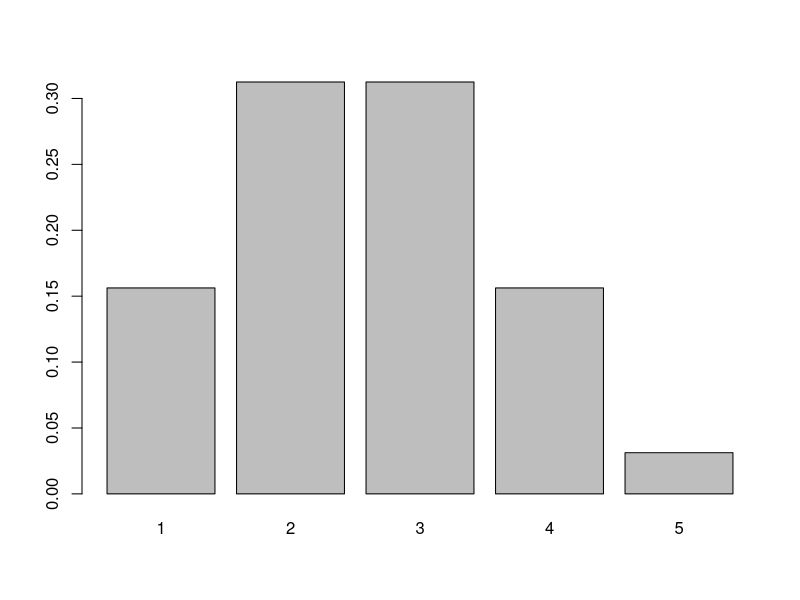
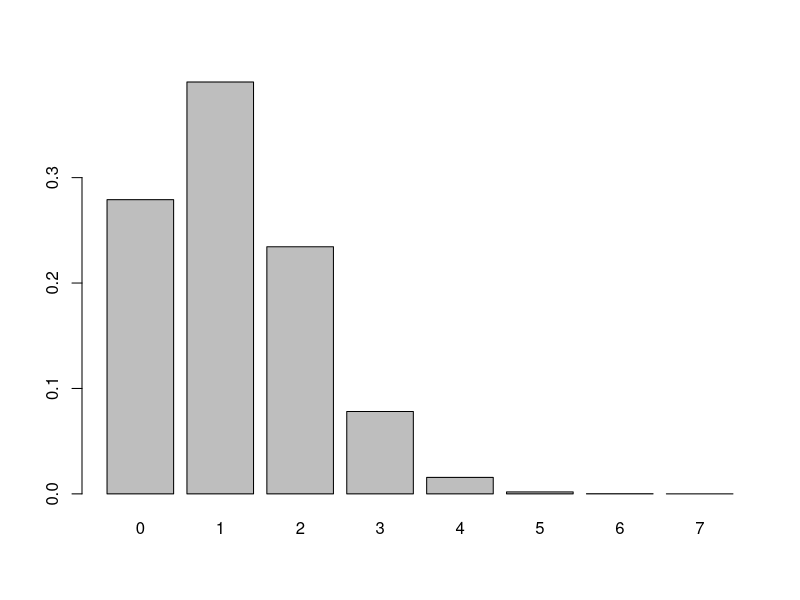
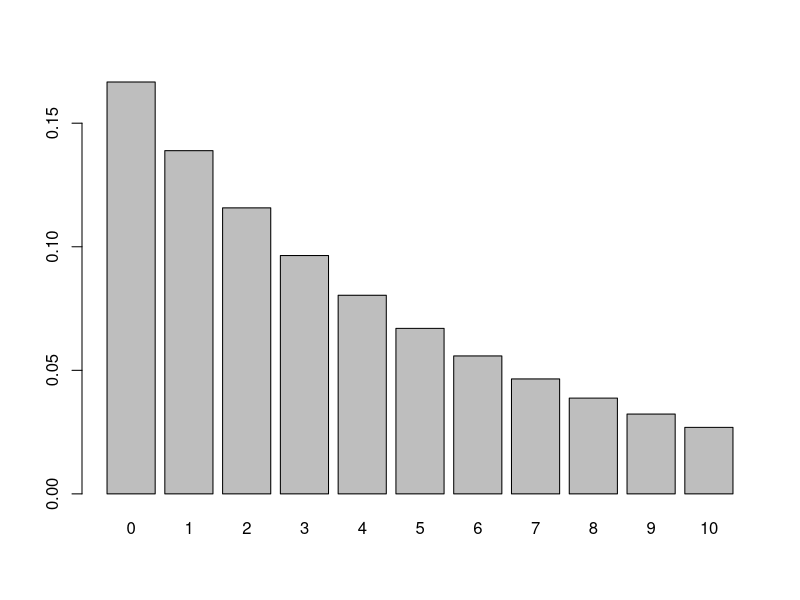
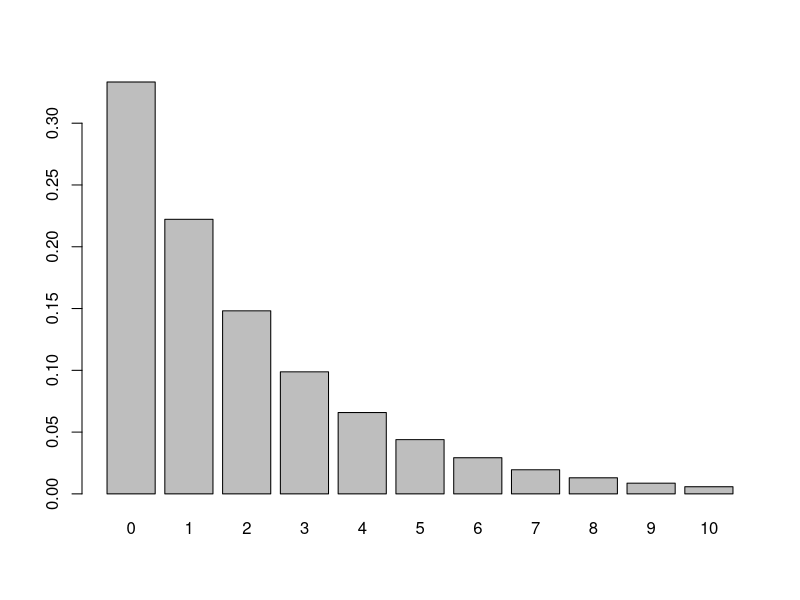
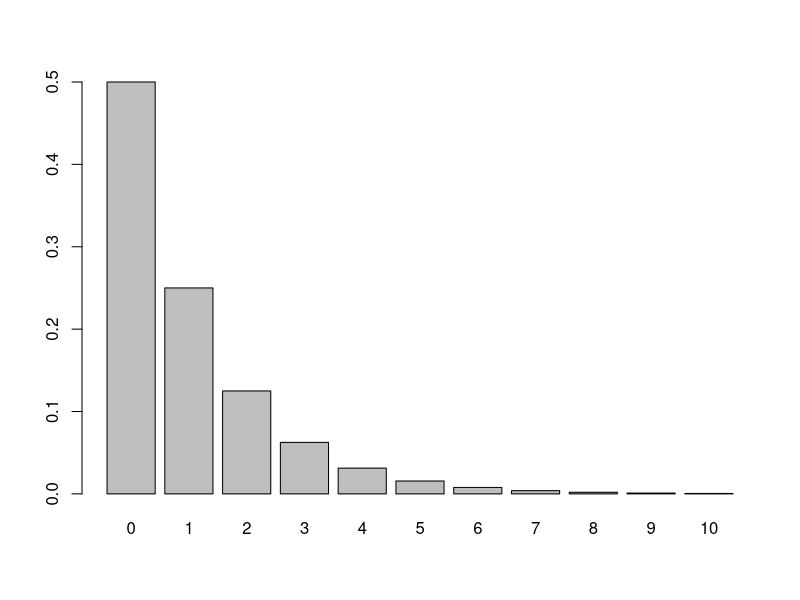
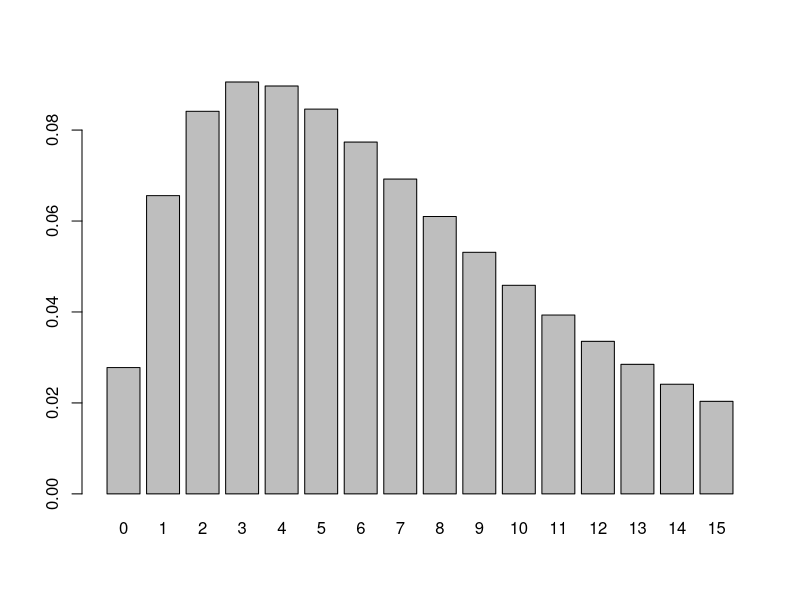
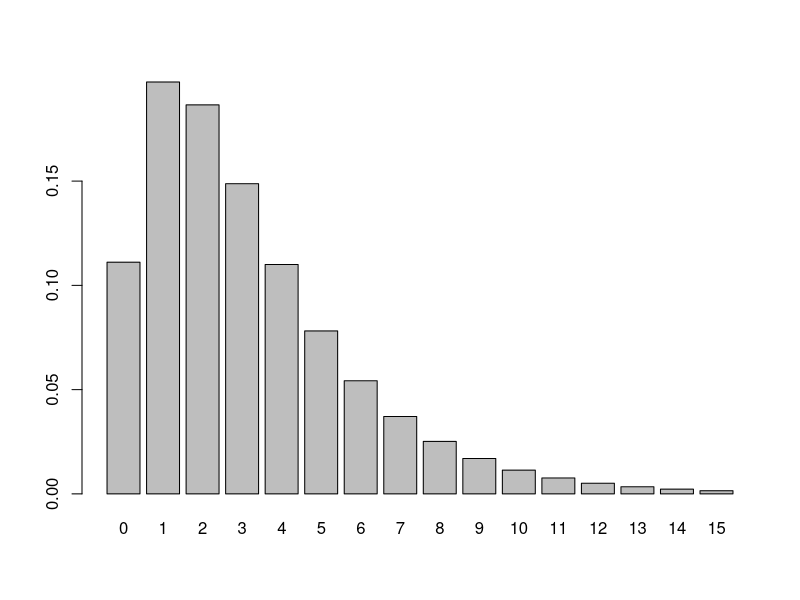
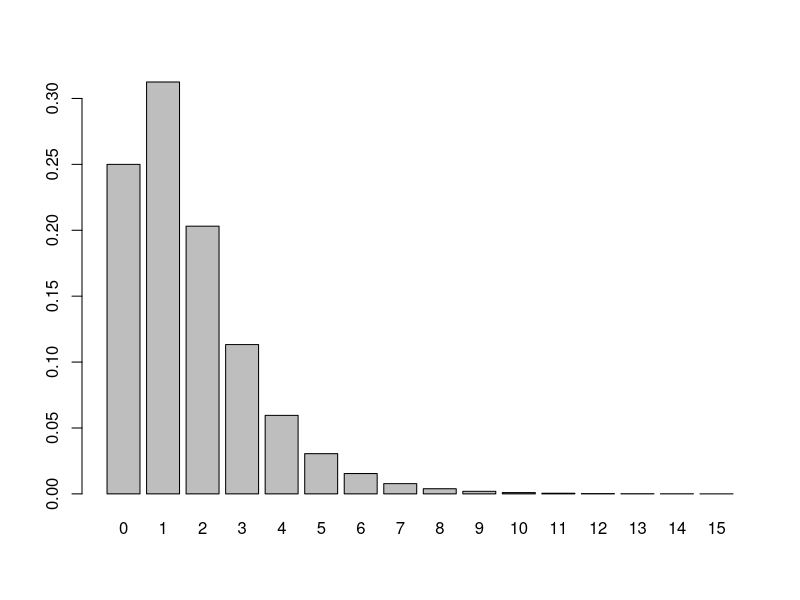

Recreate these plots in R, in order.
#Question 1A
dbinom(0,5,0.5)
#[1] 0.03125 
dbinom(1:5,5,0.5)
#[1] 0.15625 0.31250 0.31250 0.15625 0.03125

#Question 1B
x <- dbinom(1:5,5,0.5)
names(x) <- 1:5
barplot(x)

#Question 2A
barbinom <- function(n,p){
  prob <- dbinom(0:n,n,p)
  names(prob) <- 0:n
  barplot(prob)
}

#Question 2B
barbinom(7, 1/6)

#Question 3A
dgeom(6,1/6)
#[1] 0.05581633

#Question 3B
dgeom(4,1/3)
#[1] 0.06584362

#Question 3C
dgeom(10, 1/3)
# [1] 0.00578051

#Question 4A
bargeom <- function(p){
  Px <- dgeom(0:10,p)
  names(Px) <- 0:10
  barplot(Px)
}

#Question 4B
bargeom(1/6)

#Question 4C
bargeom(1/3)

#Question 4D
bargeom(1/2)

#Question 5A
dmaxgeom <- function(x,p){
  2*p*(1-p)^x + (1-p)^(2*x+2) - (1-p)^(2*x)
}

#Question 5B
dmaxgeom(5,1/6)
#[1] 0.08461026

#Question 6A
barmaxgeom <- function(p) {
  Px <- dmaxgeom(0:15,p)
  names(Px) <- 0:15
  barplot(Px)
}

#Question 6B
barmaxgeom(1/6)

#Question 6C
barmaxgeom(1/3)

#Question 6D
barmaxgeom(1/2)
